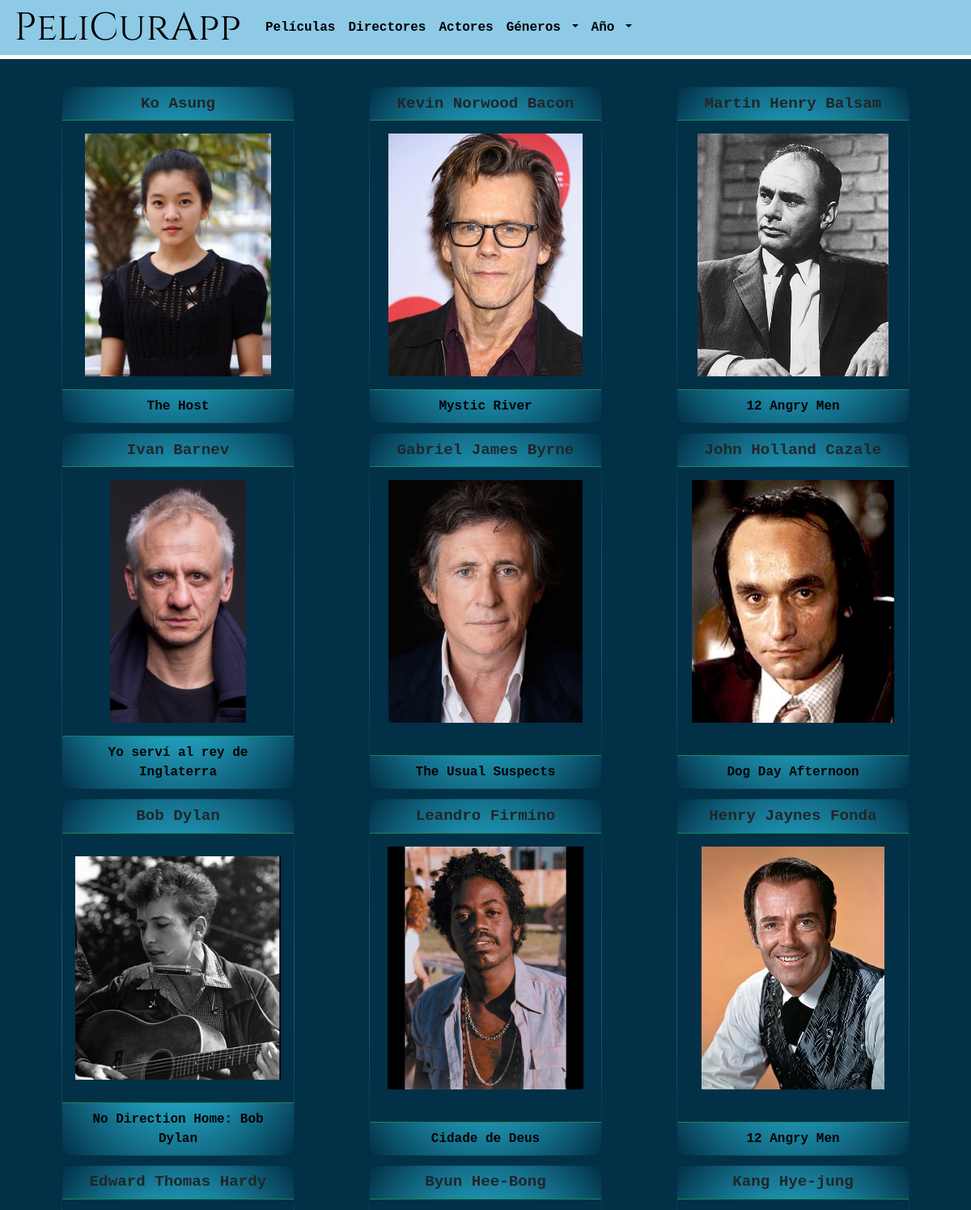
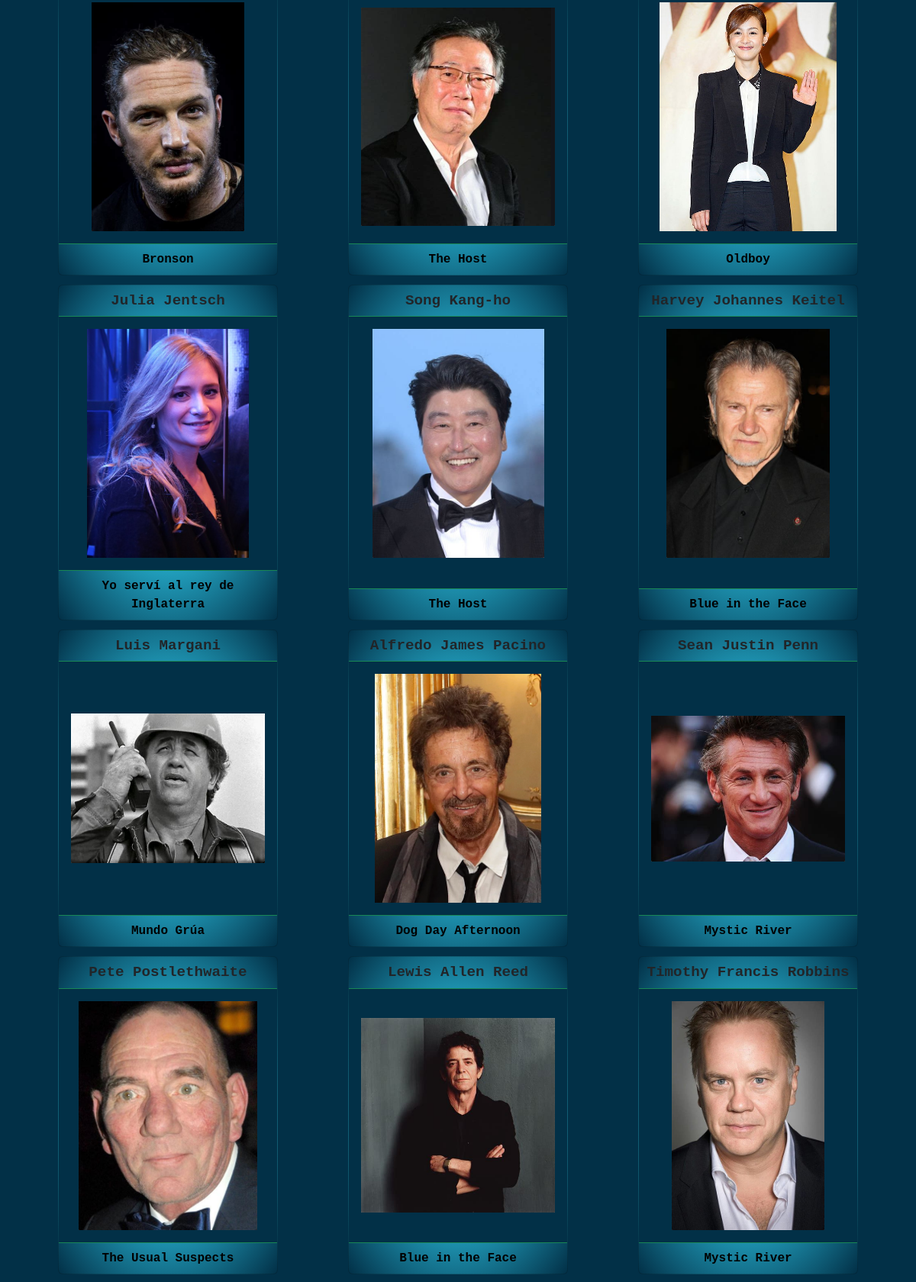
/pelicurapp/actores/ (upper part), run on the app's committed database (2 pictures, top to bottom).
### peliCura/models.py (models this page shows, shortened)
class Persona(models.Model):
    manager = PersonaManager()
    nombre = models.CharField("Nombre", max_length=70) # <input type="text"> en HTML
    apellido = models.CharField("Apellido", max_length=70)
    nombre_artistico = models.CharField("Nombre artístico", max_length=70, null=True, blank=True)
    nacionalidad = CountryField("Nacionalidad", max_length=70)
    foto = models.ImageField("Foto", upload_to='fotos_personas', null=True) # form widget es ClearableFileInput
    fecha_nacimiento = models.DateField("Fecha de nacimiento") # Solo el año
    biografia = models.TextField("Biografía", max_length=300)

class Pelicula(models.Model):
    manager = PeliculaManager()
    titulo = models.CharField("Titulo", max_length=100) # <input type="text"> en HTML
    sinopsis = models.TextField("Sinospis", max_length=500) # <textarea> en HTML
    anio_realizacion = models.DateField("Año estreno") # solo el año
    duracion = models.IntegerField(validators=[
        MinValueValidator(1),
        MaxValueValidator(1240) # 1240 minutos = 24 hs de duración
    ]) # timedelta(days, seconds, miliseconds) en Python
    genero = models.ManyToManyField(Genero) # Relación muchos a muchos con Género
    director = models.ManyToManyField(Persona, related_name="director") # Relación muchos a muchos con Persona
    actor = models.ManyToManyField(Persona, related_name="actor") # Relación muchos a muchos con Persona
    puntuacion = models.FloatField("Puntuacion", default=0) # <input type="number"> y Float
    poster = models.ImageField("Póster", upload_to='posters_peliculas', null=True)

### peliCura/views.py (the view)
# urls.py: path('pelicurapp/actores/', ListadoActores.as_view(), name="actores-listado"),
class ListadoActores(TemplateView):
   template_name = "listado_actores.html"
   def get_context_data(self, **kwargs: Any) -> Dict[str, Any]:
      context = super().get_context_data(**kwargs)
      personas = Persona.manager.filter(actor__isnull=False).distinct().order_by('apellido')
      context['personas'] = personas
      paginador = Paginator(personas, 36)
      page_number = self.request.GET.get("page")
      page_obj = paginador.get_page(page_number)
      context['page_obj'] = page_obj
      context['generoNavBar'] = Genero.manager.all().order_by('nombre')
      context['anioNavBar'] = list(Pelicula.manager.all().values_list('anio_realizacion__year',
                                                                       flat=True).distinct())
      return context

### peliCura/templates/listado_actores.html (shortened to what this page needs)
{% extends 'base_template.html' %}
{% load static %}
{% block contenido %}
<div class="container text-center">
  <div class="row row-cols-3">
    {% for persona in page_obj %}
      <div class="col">
        {% include 'card_persona.html' %}
      </div>
    {% empty %}
      <p>No existen personas para mostrar</p>
    {% endfor %}
  </div>
</div>
{% endblock %}

### peliCura/templates/card_persona.html (shortened to what this page needs)
{% load static %}
<div class="card bg-card-persona" style="max-width: 18rem; display:flex; flex-direction: column;">
  <div class="card-header bg-transparent border-success">{{ persona.nombre }} {{ persona.apellido }}</div>
  <div class="card-body text-success fondo-poster">
    <a href="{% url 'detalle-director-id' persona.id %}">
      <img src="{{ persona.foto.url }}" class="card-img-listado" alt="Foto de {{ persona.nombre }}
                                                                    {{ persona.apellido }}">
    </a>
  </div>
  <div class="card-footer bg-transparent border-success">
      {% if request.path == '/pelicurapp/directores/' %}
        {% for pelicula in persona.director.all %}
          {% if forloop.last %}
            <a href="{% url 'detalle-pelicula-id' pelicula.id %}" >{{ pelicula.titulo }}</a><br>
          {% else %}
            <a href="{% url 'detalle-pelicula-id' pelicula.id %}" >{{ pelicula.titulo }}, </a>
          {% endif %}
        {% empty %}
        {% endfor %}
    {% elif request.path == '/pelicurapp/actores/' %}
      {% for pelicula in persona.actor.all %}
      {% if forloop.last %}
            <a href="{% url 'detalle-pelicula-id' pelicula.id %}" >{{ pelicula.titulo }}</a><br>
          {% else %}
            <a href="{% url 'detalle-pelicula-id' pelicula.id %}" >{{ pelicula.titulo }}, </a>
          {% endif %}
      {% endfor %}
    {% endif %}
  </div>
</div>

### peliCura/static/peliCura/css/main.css (style rules this page uses)
:root { --skyBlue: #8ecae6; --blueGreen: #219ebc; --prussianBlue: #023047; --selectiveYellow: #ffb703; --UTOrange: #fb8500; }
body { background-color: var(--prussianBlue); color: var(--selectiveYellow); font-family: monospace; font-weight: bold; }
a:link, a:visited, a:active { text-decoration: none; color: black; }
.container { padding-top: 10px; padding-bottom: 10px; }
.text-center { width: 100%; }
.row-cols-3 { box-sizing: border-box; }
.col { float: left; width: 33,33%; height: auto; margin-bottom: 1vw; }
.card { min-height: 100%; margin: auto; display: block; width: fit-content; }
.card-img-listado { max-width: 100%; max-height: 300px; object-fit: scale-down; width: 300px; height: 500px; }
.card-header, .card-footer, .card-body { text-align: center; }
.card-header { max-height:fit-content; font-size:larger; padding: 2%; }
.card-body { min-height:100%; }
.bg-card-persona { background-image: radial-gradient(var(--skyBlue), var(--blueGreen), var(--prussianBlue)); }
.fondo-poster { background-color: var(--prussianBlue); color: var(--skyBlue); }
.card-footer { max-height:fit-content; }

### data on the page
Persona: nombre "Ko", apellido "Asung", foto (picture)
Pelicula: titulo "The Host"
Persona: nombre "Kevin Norwood", apellido "Bacon", foto (picture)
Pelicula: titulo "Mystic River"
Persona: nombre "Martin Henry", apellido "Balsam", foto (picture)
Pelicula: titulo "12 Angry Men"
Persona: nombre "Ivan", apellido "Barnev", foto (picture)
Pelicula: titulo "Yo serví al rey de Inglaterra"
Persona: nombre "Gabriel James", apellido "Byrne", foto (picture)
Pelicula: titulo "The Usual Suspects"
Persona: nombre "John Holland", apellido "Cazale", foto (picture)
Pelicula: titulo "Dog Day Afternoon"
Persona: nombre "Bob", apellido "Dylan", foto (picture)
Pelicula: titulo "No Direction Home: Bob Dylan"
Persona: nombre "Leandro", apellido "Firmino", foto (picture)
Pelicula: titulo "Cidade de Deus"
Persona: nombre "Henry Jaynes", apellido "Fonda", foto (picture)
Persona: nombre "Edward Thomas", apellido "Hardy", foto (picture)
Pelicula: titulo "Bronson"
Persona: nombre "Byun", apellido "Hee-Bong", foto (picture)
Persona: nombre "Kang", apellido "Hye-jung", foto (picture)
Pelicula: titulo "Oldboy"
Persona: nombre "Julia", apellido "Jentsch", foto (picture)
Persona: nombre "Song", apellido "Kang-ho", foto (picture)
Persona: nombre "Harvey Johannes", apellido "Keitel", foto (picture)
Pelicula: titulo "Blue in the Face"
Persona: nombre "Luis", apellido "Margani", foto (picture)
Pelicula: titulo "Mundo Grúa"
Persona: nombre "Alfredo James", apellido "Pacino", foto (picture)
Persona: nombre "Sean Justin", apellido "Penn", foto (picture)
Persona: nombre "Pete", apellido "Postlethwaite", foto (picture)
Persona: nombre "Lewis Allen", apellido "Reed", foto (picture)
Persona: nombre "Timothy Francis", apellido "Robbins", foto (picture)
